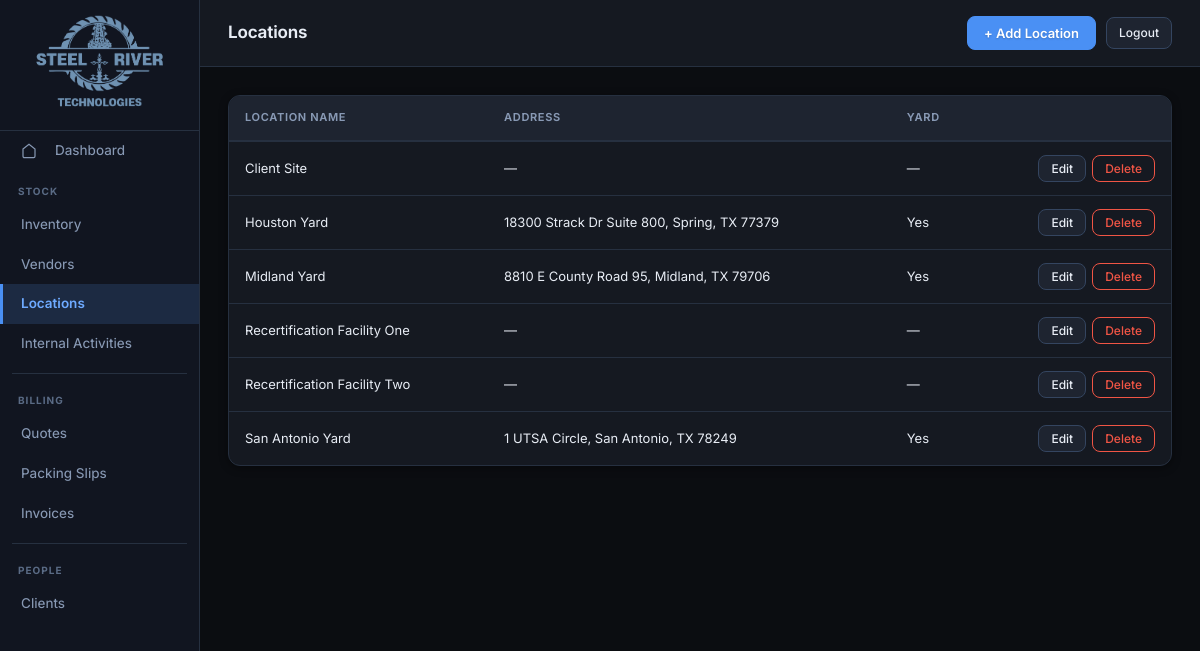
Page /locations/ on the committed database.
### tables this page shows
CREATE TABLE Location (
    name TEXT PRIMARY KEY
, address TEXT, is_yard INTEGER DEFAULT 0, created_by TEXT, created_at TEXT, modified_by TEXT, modified_at TEXT);

### app/routes/other.py (the view)
@locations_router.get("/", response_class=HTMLResponse)
def locations_list(request: Request):
    db = get_db()
    locations = db.execute("SELECT * FROM Location ORDER BY name").fetchall()
    close_db()
    return templates.TemplateResponse(
        "locations/list.html", {"request": request, "locations": locations}
    )

### app/templates/locations/list.html (shortened to what this page needs)
{% extends "base.html" %}
{% block page_title %}Locations{% endblock %}
{% set active = "locations" %}
{% block topbar_actions %}
<button class="btn btn-primary" onclick="document.getElementById('add-modal').classList.add('open')">+ Add Location</button>
{% endblock %}
{% block content %}
{% if locations %}
<div class="table-wrap">
<table>
  <thead><tr><th>Location Name</th><th>Address</th><th>Yard</th><th></th></tr></thead>
  <tbody>
  {% for loc in locations %}
  <tr>
    <td>{{ loc.name }}</td>
    <td>{{ loc.address or "—" }}</td>
    <td>{{ "Yes" if loc.is_yard else "—" }}</td>
    <td style="text-align:right; display:flex; gap:6px; justify-content:flex-end;">
      <button class="btn btn-sm" onclick="openEdit('{{ loc.name|replace("'","\\'")|e }}', '{{ (loc.address or "")|replace("'","\\'")|e }}', '{{ loc.is_yard }}')">Edit</button>
      <form method="post" action="/locations/{{ loc.name|urlencode }}/delete" onsubmit="return confirm('Delete this location?')">
        <button type="submit" class="btn btn-sm btn-danger">Delete</button>
      </form>
    </td>
  </tr>
  {% endfor %}
  </tbody>
</table>
</div>
{% else %}
<div class="empty-state">No locations yet.</div>
{% endif %}
{% endblock %}

### app/static/css/main.css (style rules this page uses)
:root { --bg: #0b0d11; --surface: #151921; --surface2: #1e2430; --surface3: #283040; --surface-hover:#263040; --sidebar-bg: #111520; --sidebar-hover:#1a2235; --sidebar-active:#1c2a42; --border: #263040; --border2: #344560; --border-light:#45567a; --text: #e8edf5; --text2: #8899b4; --text3: #5a6b85; --text-muted: #3d4e68; --accent: #4a90f4; --accent2: #6eaaff; --accent-bg: rgba(74, 144, 244, 0.12); --accent-border:rgba(74, 144, 244, 0.35); --red: #f05545; --red-soft: #ff8a80; --red-bg: rgba(240, 85, 69, 0.12); --green: #2ecc71; --green-soft: #7defa0; --green-bg: rgba(46, 204, 113, 0.12); --amber: #f5a623; --amber-soft: #ffd166; --amber-bg: rgba(245, 166, 35, 0.12); --purple: #b07af5; --purple-bg: rgba(176, 122, 245, 0.12); --cyan: #26d9e6; --cyan-bg: rgba(38, 217, 230, 0.12); --font: 'Inter', system-ui, -apple-system, sans-serif; --mono: 'JetBrains Mono', 'Consolas', monospace; --radius: 8px; --radius-lg: 12px; --radius-xl: 16px; --shadow: 0 2px 8px rgba(0,0,0,0.4); --shadow-lg: 0 8px 24px rgba(0,0,0,0.5); --shadow-glow: 0 0 24px rgba(74, 144, 244, 0.15); --transition-fast: 0.15s cubic-bezier(0.4, 0, 0.2, 1); --transition: 0.2s cubic-bezier(0.4, 0, 0.2, 1); }
*, *::before, *::after { box-sizing: border-box; margin: 0; padding: 0; }
html, body { height: 100%; background: var(--bg); color: var(--text); font-family: var(--font); font-size: 14px; line-height: 1.6; -webkit-font-smoothing: antialiased; -moz-osx-font-smoothing: grayscale; }
.btn { display: inline-flex; align-items: center; gap: 6px; padding: 8px 16px; font-size: 13px; font-family: var(--font); font-weight: 500; border-radius: var(--radius); cursor: pointer; border: 1px solid var(--border2); background: var(--surface2); color: var(--text); text-decoration: none; transition: all var(--transition); white-space: nowrap; }
.btn-primary { background: var(--accent); border-color: var(--accent); color: #fff; font-weight: 600; text-shadow: 0 1px 2px rgba(0,0,0,0.2); }
.btn-danger { background: transparent; border-color: var(--red); color: var(--red); }
.btn-sm { padding: 5px 12px; font-size: 12px; }
.table-wrap { overflow-x: auto; border: 1px solid var(--border); border-radius: var(--radius-lg); background: var(--surface); box-shadow: var(--shadow); }
table { width: 100%; border-collapse: collapse; }
thead th { background: var(--surface2); color: var(--text2); font-size: 11px; font-weight: 650; letter-spacing: 0.06em; text-transform: uppercase; padding: 13px 16px; text-align: left; border-bottom: 2px solid var(--border); white-space: nowrap; }
tbody tr { border-bottom: 1px solid var(--border); transition: background var(--transition-fast); }
tbody tr:last-child { border-bottom: none; }
tbody td { padding: 13px 16px; font-size: 13px; color: var(--text); vertical-align: middle; }

### rows in the picture
Location: name "Client Site", address "—", is_yard "—"
Location: name "Houston Yard", address "18300 Strack Dr Suite 800, Spring, TX 77379", is_yard "Yes"
Location: name "Midland Yard", address "8810 E County Road 95, Midland, TX 79706", is_yard "Yes"
Location: name "Recertification Facility One", address "—", is_yard "—"
Location: name "Recertification Facility Two", address "—", is_yard "—"
Location: name "San Antonio Yard", address "1 UTSA Circle, San Antonio, TX 78249", is_yard "Yes"
